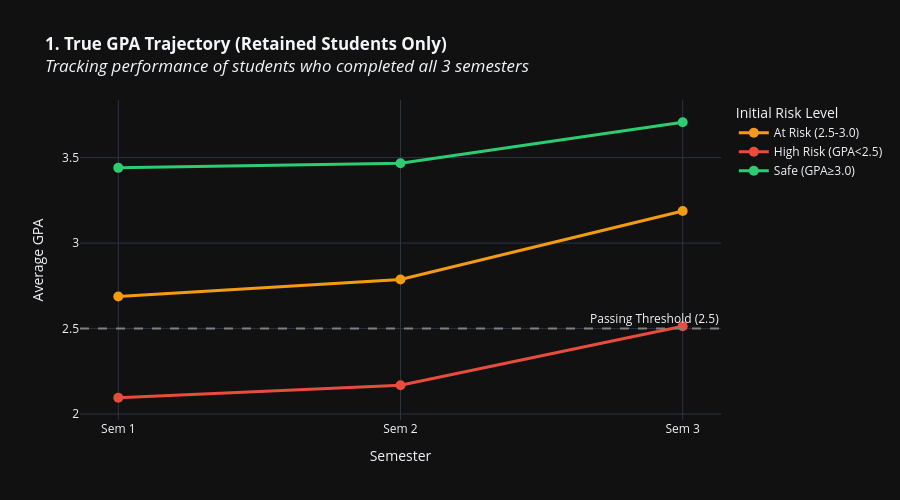

Notebook cell for this chart:
### Markdown cell above
---
# 📈 SECTION 1: PROGRESSION & IMPROVEMENT ANALYSIS
**How do students change over time? Do struggling students improve?**

### Code cell
# ==========================================
# CHART 1: GPA Trajectory by Initial Risk Level (FIXED)
# ==========================================

# 🛠️ FIX 1: SURVIVOR BIAS
# Logic: Only include students who have a record in 'Sem 3'.
# This removes certificate students (who leave after Sem 1) and dropouts.
sem3_students = master_df[master_df['Period_Clean'] == 'Sem 3']['STUDENT ID'].unique()
df_retained = master_df[master_df['STUDENT ID'].isin(sem3_students)].copy()

print(f"Tracking {len(sem3_students)} retained students across 3 semesters.")

# 🛠️ FIX 2: Categorize based on the RETAINED dataset
sem1_perf = df_retained[df_retained['Period_Clean'] == 'Sem 1'][['STUDENT ID', 'GPA']].copy()
sem1_perf.columns = ['STUDENT ID', 'Sem1_GPA']

# Create risk category
sem1_perf['Sem1_Risk'] = sem1_perf['Sem1_GPA'].apply(
    lambda x: 'High Risk (GPA<2.5)' if pd.notna(x) and x < 2.5 else
             ('At Risk (2.5-3.0)' if pd.notna(x) and x < 3.0 else
             ('Safe (GPA≥3.0)' if pd.notna(x) else 'No Grade'))
)

# Merge risk labels back to the RETAINED dataframe
trajectory_df = df_retained.merge(sem1_perf[['STUDENT ID', 'Sem1_Risk']], on='STUDENT ID', how='left')

# Calculate average GPA per semester per risk category
trajectory_avg = trajectory_df.groupby(['Period_Clean', 'Sem1_Risk'])['GPA'].mean().reset_index()

# 🛠️ FIX 3: Remove 'Sem 4' explicitly
semester_order = ['Sem 1', 'Sem 2', 'Sem 3']
trajectory_avg = trajectory_avg[trajectory_avg['Period_Clean'].isin(semester_order)]
trajectory_avg['Period_Clean'] = pd.Categorical(trajectory_avg['Period_Clean'], categories=semester_order, ordered=True)
trajectory_avg = trajectory_avg.sort_values('Period_Clean')

fig = px.line(
    trajectory_avg,
    x='Period_Clean',
    y='GPA',
    color='Sem1_Risk',
    markers=True,
    # Updated Title to be accurate
    title='<b>1. True GPA Trajectory (Retained Students Only)</b><br><i>Tracking performance of students who completed all 3 semesters</i>',
    labels={'Period_Clean': 'Semester', 'GPA': 'Average GPA', 'Sem1_Risk': 'Initial Risk Level'},
    color_discrete_map={
        'High Risk (GPA<2.5)': '#e74c3c',
        'At Risk (2.5-3.0)': '#f39c12',
        'Safe (GPA≥3.0)': '#2ecc71'
    },
    height=500
)

fig.add_hline(y=2.5, line_dash='dash', line_color='gray', line_width=2,
              annotation_text='Passing Threshold (2.5)', annotation_position='top right')

fig.update_traces(line_width=3, marker_size=10)
fig.show()

print('\n📊 Key Insight: By removing dropouts, we see the REAL trend (flatter or declining) rather than the artificial rise.')
pivot = trajectory_avg.pivot(index='Period_Clean', columns='Sem1_Risk', values='GPA')
print(pivot)

### Figure 1 — Plotly figure (JSON) as saved in the notebook; plotly's stock layout.template omitted (floating-point values rounded to 4 significant figures)
{"data": [{"hovertemplate": "Initial Risk Level=At Risk (2.5-3.0)<br>Semester=%{x}<br>Average GPA=%{y}<extra></extra>", "legendgroup": "At Risk (2.5-3.0)", "line": {"color": "#f39c12", "dash": "solid", "width": 3}, "marker": {"size": 10, "symbol": "circle"}, "mode": "lines+markers", "name": "At Risk (2.5-3.0)", "orientation": "v", "showlegend": true, "type": "scatter", "x": ["Sem 1", "Sem 2", "Sem 3"], "xaxis": "x", "y": [2.688, 2.788, 3.188], "yaxis": "y"}, {"hovertemplate": "Initial Risk Level=High Risk (GPA<2.5)<br>Semester=%{x}<br>Average GPA=%{y}<extra></extra>", "legendgroup": "High Risk (GPA<2.5)", "line": {"color": "#e74c3c", "dash": "solid", "width": 3}, "marker": {"size": 10, "symbol": "circle"}, "mode": "lines+markers", "name": "High Risk (GPA<2.5)", "orientation": "v", "showlegend": true, "type": "scatter", "x": ["Sem 1", "Sem 2", "Sem 3"], "xaxis": "x", "y": [2.095, 2.168, 2.514], "yaxis": "y"}, {"hovertemplate": "Initial Risk Level=Safe (GPA≥3.0)<br>Semester=%{x}<br>Average GPA=%{y}<extra></extra>", "legendgroup": "Safe (GPA≥3.0)", "line": {"color": "#2ecc71", "dash": "solid", "width": 3}, "marker": {"size": 10, "symbol": "circle"}, "mode": "lines+markers", "name": "Safe (GPA≥3.0)", "orientation": "v", "showlegend": true, "type": "scatter", "x": ["Sem 1", "Sem 2", "Sem 3"], "xaxis": "x", "y": [3.44, 3.467, 3.707], "yaxis": "y"}], "layout": {"annotations": [{"showarrow": false, "text": "Passing Threshold (2.5)", "x": 1, "xanchor": "right", "xref": "x domain", "y": 2.5, "yanchor": "bottom", "yref": "y"}], "height": 500, "legend": {"title": {"text": "Initial Risk Level"}, "tracegroupgap": 0}, "shapes": [{"line": {"color": "gray", "dash": "dash", "width": 2}, "type": "line", "x0": 0, "x1": 1, "xref": "x domain", "y0": 2.5, "y1": 2.5, "yref": "y"}], "title": {"text": "<b>1. True GPA Trajectory (Retained Students Only)</b><br><i>Tracking performance of students who completed all 3 semesters</i>"}, "xaxis": {"anchor": "y", "domain": [0, 1], "title": {"text": "Semester"}}, "yaxis": {"anchor": "x", "domain": [0, 1], "title": {"text": "Average GPA"}}}}
